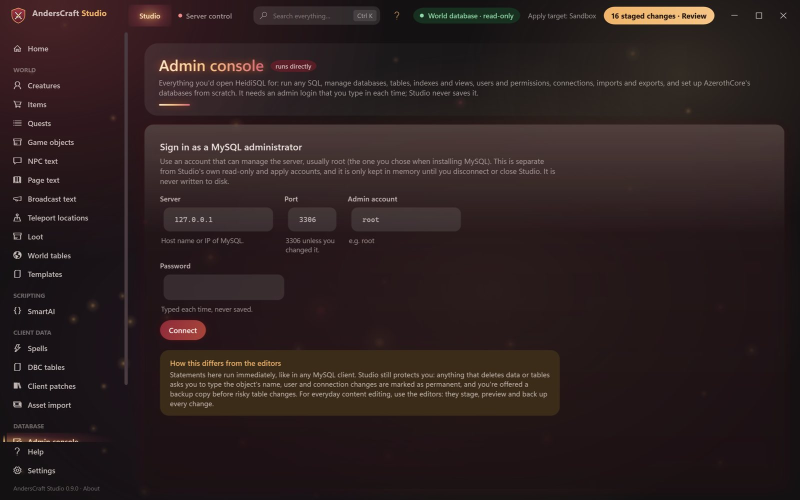
#> input picture src/App/Guides/admin.jpg, 1600 x 1000 px (shown at 1/2 size)
$ python -i make_guides.py   (imports and definitions only)
#> lines starting #> are read from the running program, lines starting #| are printed output that depends on the picture
"""Builds the pictures for the in-app "How to use this" guides from a screenshot run.

    AndersCraftStudio.exe --screens <dir> --public        (redacted screenshots, read-only)
    python tools/make_guides.py <dir>

Writes src/App/Guides/<key>.jpg (1600x1000). The numbered markers are drawn by the app (GuideWindow), not baked in.
"""
import os, sys
from PIL import Image, ImageDraw, ImageFont

# Text boxes are not redacted by --public (changing them would fire edit handlers), so neutral text is painted over
# them here: (left, top, right, bottom) of the box interior at 1600x1000, then the replacement text.
REDACT = {
    'wizard': [((424, 357, 888, 396), 'studio_ro'), ((972, 376, 1440, 415), 'studio_rw')],
    'patches': [((330, 345, 1410, 396), r'C:\Games\WoW 3.3.5a'),
                ((330, 645, 1299, 696), r'C:\Users\you\Documents\AndersCraft Studio\patch_work\patch-W')],
}

PICTURES = {
    'wizard': '03_wizard_accounts.png',
    'creatures': '21_creatures_basics.png',
    'items': '28_items_basics.png',
    'quests': '32_quests_basics.png',
    'loot': '50_loot_creature.png',
    'loot_sim': '51_loot_simulator.png',
    'smartai': '55_smartai_builder.png',
    'spells': '127_spells_spellbook_check.png',
    'spells_create': '126_spells_create_guided.png',
    'spells_problems': '128_spells_spellbook_problems.png',
    'spells_send': '129_spells_send_to_game.png',
    'dbc': '65_dbc_unstaged_edit.png',
    'patches': '40b_client_patches_built.png',
    'assets': '88_assets_icon_imported.png',
    'sql': '08_sql_browser_staged_edit.png',
    'admin': '106_admin_login.png',
    'changes': '16_changes_apply_panel.png',
    'server_dash': '140_server_dashboard.png',
    'qb_start': '155_quest_builder_from_game.png',
    'qb_objectives': '152_quest_builder_objectives.png',
    'qb_review': '154_quest_builder_review.png',
    'nb_look': '158_npc_builder_look.png',
    'nb_where': '160_npc_builder_where.png',
    'bb_pick': '162_behaviour_builder_pick.png',
    'bb_details': '163_behaviour_builder_details.png',
    'server_players': '141_server_players.png',
    'server_player': '142_server_player_window.png',
    'server_console': '144_server_console.png',
    'server_schedule': '146_server_schedule.png',
    'changes_dbc': '124_changes_dbc_sent_status.png',
    'changes_history': '17_history_rollback.png',
}

def main(src):
    out = os.path.join(os.path.dirname(__file__), '..', 'src', 'App', 'Guides')
    os.makedirs(out, exist_ok=True)
    for key, name in PICTURES.items():
        p = os.path.join(src, name)
        if not os.path.exists(p):
            print('missing', name); continue
        im = Image.open(p).convert('RGB')
        if abs(im.width / im.height - 1.6) > 0.02:
            # a window picture: fit it inside 1600x1000 on its own background instead of stretching it
            sc = min(1600 / im.width, 1000 / im.height)
            small = im.resize((round(im.width * sc), round(im.height * sc)), Image.LANCZOS)
            canvas = Image.new('RGB', (1600, 1000), im.getpixel((6, 6)))
            canvas.paste(small, ((1600 - small.width) // 2, (1000 - small.height) // 2))
            im = canvas
        else:
            im = im.resize((1600, 1000), Image.LANCZOS)
        if key in REDACT:
            d = ImageDraw.Draw(im)
            font = ImageFont.truetype(r'C:\Windows\Fonts\consola.ttf', 16)
            for (l, t, r, b), text in REDACT[key]:
                bg = im.getpixel((l + 3, t + 3))
                d.rectangle((l, t, r, b), fill=bg)
                d.text((l + 12, (t + b) // 2), text, fill=(236, 230, 222), font=font, anchor='lm')
        im.save(os.path.join(out, key + '.jpg'), quality=84, optimize=True, progressive=True)
        print(key, os.path.getsize(os.path.join(out, key + '.jpg')) // 1024, 'KB')

# [2 lines not run here, left out]

>>> import cv2
>>> picture = cv2.imread('../src/App/Guides/admin.jpg', cv2.IMREAD_GRAYSCALE)
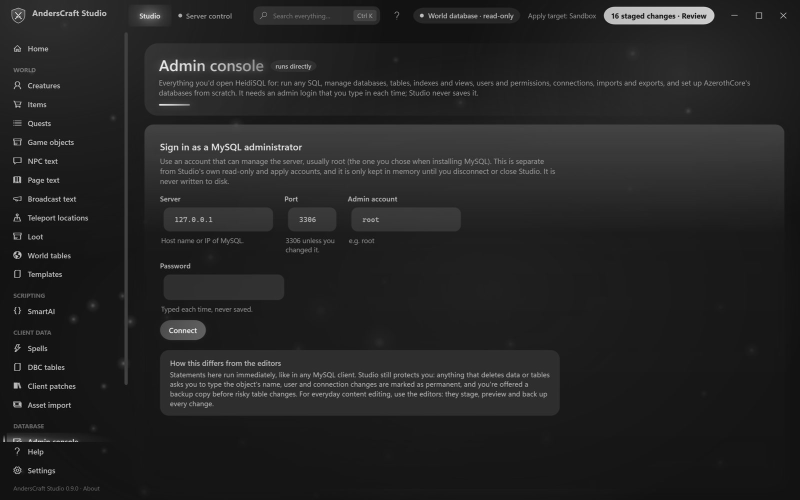
#> picture: shape (1000, 1600) (shown at 1/2 size); min 0, max 255, mean 36.5
#> (the run stopped early here; a loop or call above may not have finished)

$ run again, on src/App/Guides/bb_pick.jpg
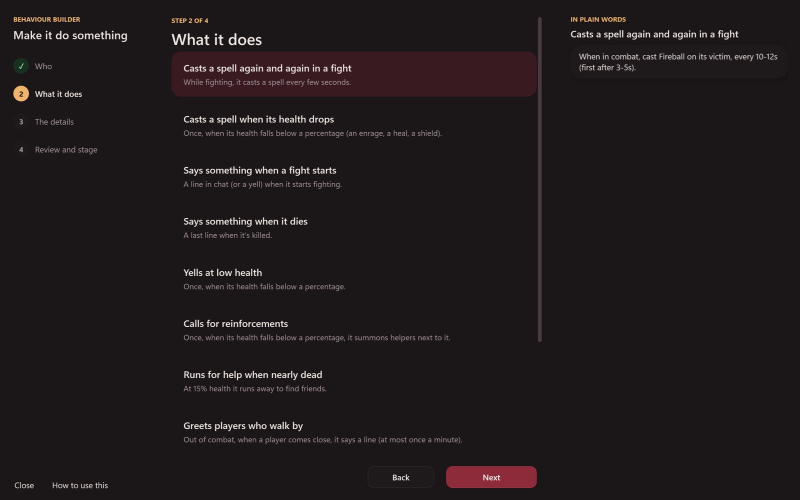
#> input picture src/App/Guides/bb_pick.jpg, 1600 x 1000 px (shown at 1/2 size)
#> `picture = cv2.imread('../src/App/Guides/admin.jpg', cv2.IMREAD_GRAYSCA..`:
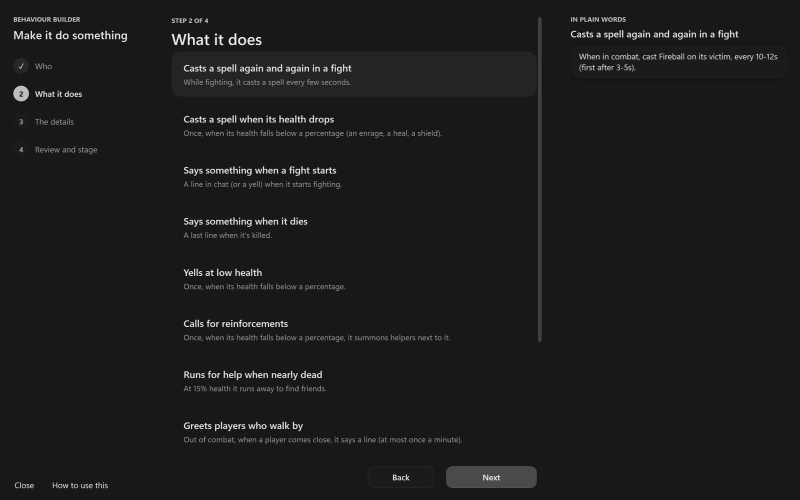
#> picture: shape (1000, 1600) (shown at 1/2 size); min 0, max 255, mean 28

$ run again, on src/App/Guides/changes.jpg
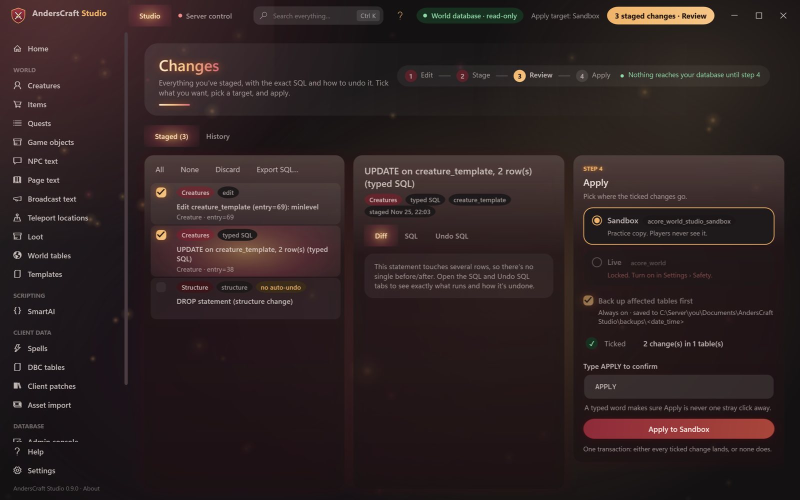
#> input picture src/App/Guides/changes.jpg, 1600 x 1000 px (shown at 1/2 size)
#> `picture = cv2.imread('../src/App/Guides/admin.jpg', cv2.IMREAD_GRAYSCA..`:
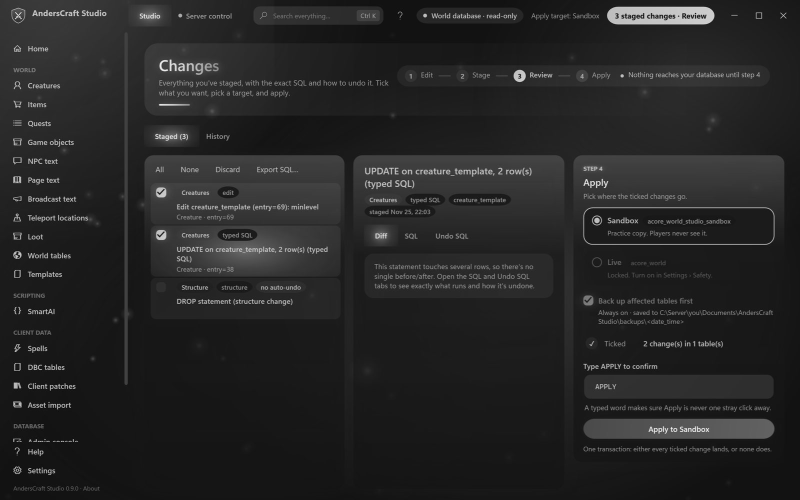
#> picture: shape (1000, 1600) (shown at 1/2 size); min 0, max 255, mean 38
